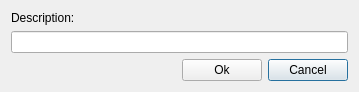
<?xml version="1.0" encoding="UTF-8"?>
<ui version="4.0">
 <class>AddProductCategoryDialog</class>
 <widget class="QDialog" name="AddProductCategoryDialog">
  <property name="geometry">
   <rect>
    <x>0</x>
    <y>0</y>
    <width>359</width>
    <height>86</height>
   </rect>
  </property>
  <property name="windowTitle">
   <string>Add product category</string>
  </property>
  <layout class="QGridLayout" name="gridLayout">
   <item row="0" column="0">
    <widget class="QLabel" name="lblDescription">
     <property name="text">
      <string>Description:</string>
     </property>
    </widget>
   </item>
   <item row="1" column="0" colspan="3">
    <widget class="QLineEdit" name="txtDescription"/>
   </item>
   <item row="2" column="0">
    <spacer name="horizontalSpacer">
     <property name="orientation">
      <enum>Qt::Horizontal</enum>
     </property>
     <property name="sizeHint" stdset="0">
      <size>
       <width>176</width>
       <height>20</height>
      </size>
     </property>
    </spacer>
   </item>
   <item row="2" column="2">
    <widget class="QPushButton" name="btnCancel">
     <property name="text">
      <string>Cancel</string>
     </property>
    </widget>
   </item>
   <item row="2" column="1">
    <widget class="QPushButton" name="btnOk">
     <property name="text">
      <string>Ok</string>
     </property>
    </widget>
   </item>
  </layout>
 </widget>
 <tabstops>
  <tabstop>txtDescription</tabstop>
  <tabstop>btnOk</tabstop>
  <tabstop>btnCancel</tabstop>
 </tabstops>
 <resources/>
 <connections>
  <connection>
   <sender>btnOk</sender>
   <signal>clicked()</signal>
   <receiver>AddProductCategoryDialog</receiver>
   <slot>accept()</slot>
   <hints>
    <hint type="sourcelabel">
     <x>231</x>
     <y>65</y>
    </hint>
    <hint type="destinationlabel">
     <x>179</x>
     <y>42</y>
    </hint>
   </hints>
  </connection>
  <connection>
   <sender>btnCancel</sender>
   <signal>clicked()</signal>
   <receiver>AddProductCategoryDialog</receiver>
   <slot>reject()</slot>
   <hints>
    <hint type="sourcelabel">
     <x>312</x>
     <y>65</y>
    </hint>
    <hint type="destinationlabel">
     <x>179</x>
     <y>42</y>
    </hint>
   </hints>
  </connection>
 </connections>
</ui>
